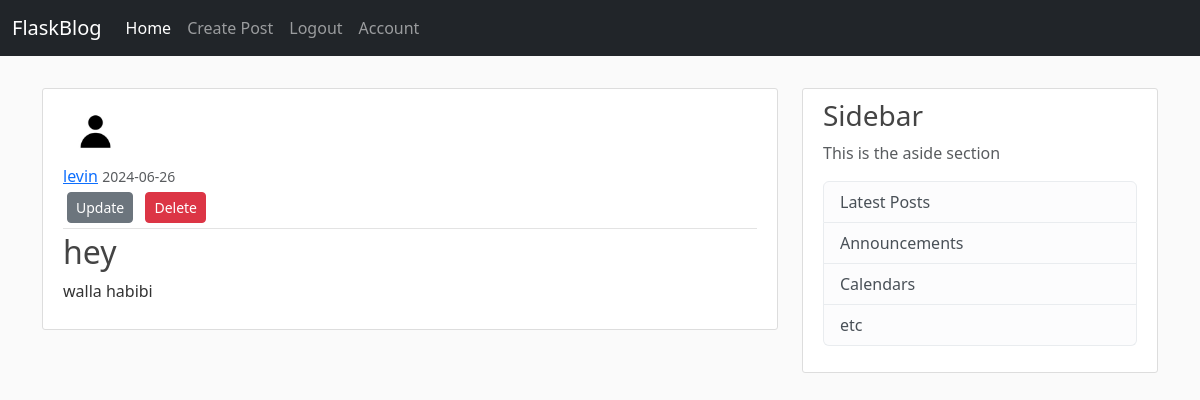
The app's page /post/9 (signed in), older data.
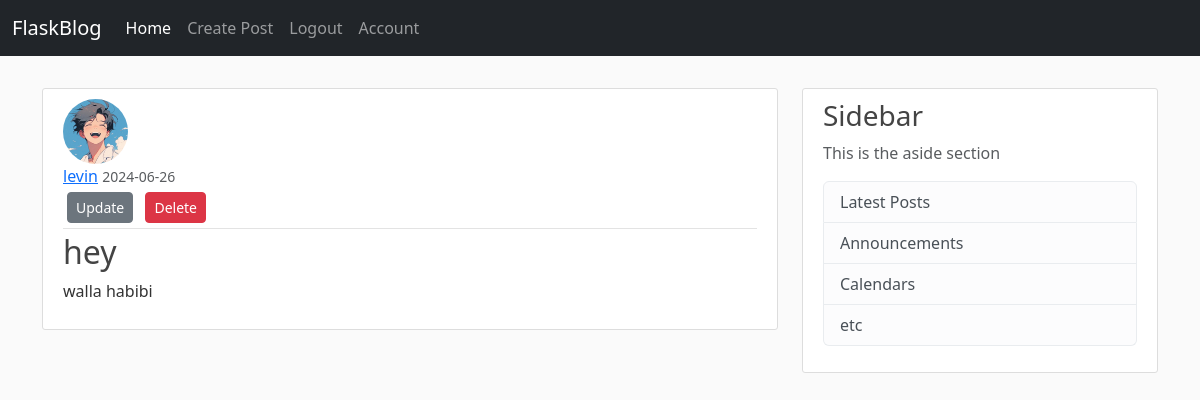
The same page, newer data.
### flaskblog/models.py (models this page shows, shortened)
class User(db.Model, UserMixin):
    id = db.Column(db.Integer, primary_key=True)
    username = db.Column(db.String(30), nullable=False)
    email = db.Column(db.String(100), nullable=False, unique=True)
    image_file = db.Column(db.String(20), nullable=False, default='default.jpg')
    password = db.Column(db.String(60), nullable=False)
    posts = db.relationship('Post', backref='author', lazy=True)

### flaskblog/posts/routes.py (the view)
@posts.route("/<int:post_id>")
def post(post_id):
    post = Post.query.get_or_404(post_id)
    return render_template('single.html', post=post)

### flaskblog/models.py (called while the page is built)
@login_manager.user_loader
def load_user(user_id):
    return User.query.get(int(user_id))

### flaskblog/templates/single.html (shortened to what this page needs)
{% extends "base.html" %}
{% block content %}
    <article class="media content-section">
        <img src="{{ url_for('static', filename='images/' + current_user.image_file) }}" alt="user profile picture" class="rounded-circle article-img">
        <div class="media-body">
            <div class="article-metadata">
                <a class="mr-2" href="{{ url_for('users.user_posts', username=post.author.username) }}">{{ post.author.username }}</a>
                <small class="text-muted">{{ post.date_posted.strftime('%Y-%m-%d') }}</small>
                {% if post.author == current_user %}
                    <div>
                        <a href="{{ url_for('posts.update', post_id=post.id) }}" class="btn btn-secondary btn-sm m-1">Update</a>
                        <button type="button" class="btn btn-danger btn-sm m-1" data-bs-toggle="modal" data-bs-target='#deleteModal'>Delete</button>
                    </div>
                {% endif %}
            </div>
            <h2 class="article-title">{{ post.title }}</h2>
            <p class="article-content">{{ post.content }}</p>
        </div>
    </article>
{% endblock %}

Row changes from the older to the newer data that the page shows:
changed User "levin": image_file: picture added in place of a placeholder
